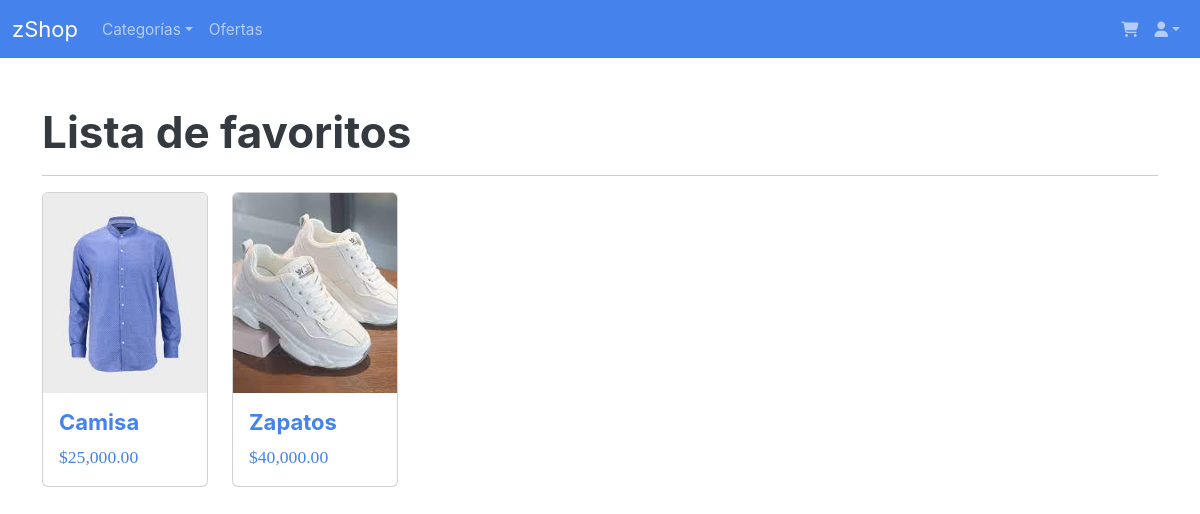
Screenshot of /favorite_list/ (signed in) with the database file from the repository.
### shop/models.py (models this page shows, shortened)
class Favorite(models.Model):
    id = models.AutoField(primary_key=True)
    user = models.ForeignKey(User, on_delete=models.CASCADE)
    product = models.ForeignKey(Product, on_delete=models.CASCADE)
    created_at = models.DateTimeField(auto_now_add=True)

class Product(models.Model):
    STATUS = (
        ('Disponible', 'Disponible'),
        ('Agotado', 'Agotado')
    )
    id = models.AutoField(primary_key=True)
    name = models.CharField(max_length=100)
    description = models.TextField(blank=True)
    price = models.DecimalField(max_digits=15, decimal_places=2, null=True)
    image = models.ImageField(upload_to='items/', null=True)
    category = models.ForeignKey(CategoryShop, null=True, on_delete=models.SET_NULL)
    status = models.CharField(max_length=100, null=True, choices=STATUS)
    created_at = models.DateTimeField(auto_now_add=True)

### shop/views.py (the view)
# urls.py: path('favorite_list/', FavoriteList.as_view(), name='favorite_list'),
class FavoriteList(TemplateView):
    template_name = 'shop/favorite_list.html'
    def get(self, request, *args, **kwargs):
        if request.user.is_authenticated:
            context = super().get_context_data(**kwargs)
            context['favorites'] = Favorite.objects.filter(user = request.user)
            return self.render_to_response(context)
        return redirect('accounts:login')

### template/shop/favorite_list.html (shortened to what this page needs)
{% extends 'shop/base.html' %}
{% load static %}
{% load humanize %}
{% block content %}
<div class="container my-5">
    <h1>Lista de favoritos</h1>
    <hr>
    <div class="row">
        {% for favorite in favorites %}
        <div class="col-lg-2 col-md-3 col-sm-5">
            <a href="{% url 'shop:product' id=favorite.product.id %}" style="text-decoration: none;">
                <div class="card h-100" id="card-hover">
                    <img class="card-img-top img-fluid" src="{{ favorite.product.image.url }}" alt="{{ favorite.product.name }}" style="height: 200px; object-fit: cover;">
                    <div class="card-body">
                        <h5 class="card-title">{{ favorite.product.name }}</h5>
                        <p class="card-text">${{ favorite.product.price|floatformat:2|intcomma }}</p>
                    </div>
                </div>
            </a>
        </div>
        {% empty %}
            <div class="col-md-12">
                <p style="font-family: Arial, Helvetica, sans-serif;">No tienes productos en tu lista de favoritos</p>
            </div>
        {% endfor %}
    </div>
</div>
{% endblock %}

### rows the page displays
Favorite: product.image (picture), product.name "Camisa", product.price "25,000.00"
Favorite: product.image (picture), product.name "Zapatos", product.price "40,000.00"
